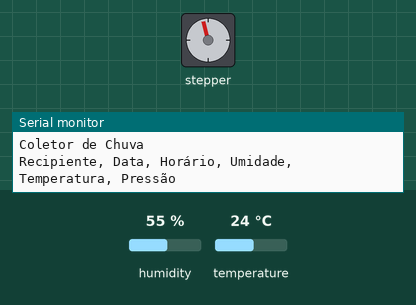
Recording of a program running on a simulated Arduino Uno, built with avr-gcc and run on an emulated ATmega328P. On the bench: stepper motor, the last lines printed to the serial monitor. Wiring (inferred from the names in the program): stepper motor driver (200 steps per turn assumed): step pin 3; direction pin 4. Inputs (shaded band) come from the test bench; at power-on: humidity 55 %, temperature 24 °C. The local clock reads 2024-03-15 10:24:30 at power-on unless the program sets it; storage starts empty.

Above: at 0.05 s.
At 2.15 s:
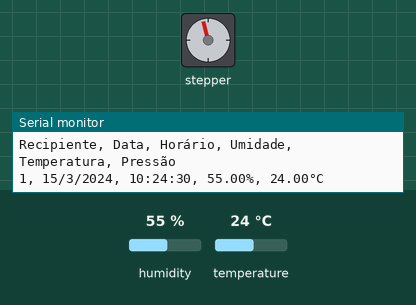
Timing chart, 0 to 5.0 s (numbered marks = the images above):
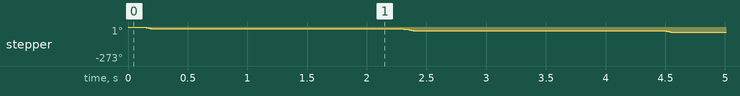

The program:

main.cpp
```cpp
#include <Arduino.h>

//sensor temperatura
#include <Adafruit_Sensor.h> //INCLUSÃO DE BIBLIOTECA
#include <Adafruit_BMP280.h> //INCLUSÃO DE BIBLIOTECA

Adafruit_BMP280 bmp; //OBJETO DO TIPO Adafruit_BMP280 (I2C)

//SHT20
#include "DFRobot_SHT20.h"


DFRobot_SHT20 sht20;


//DHT
#include "DHT.h"

#define DHTPIN A1 // pino que estamos conectado
#define DHTTYPE DHT11 // DHT 11

DHT dht(DHTPIN, DHTTYPE);


//RTC
#include <Wire.h> //INCLUSÃO DA BIBLIOTECA
#include "RTClib.h" //INCLUSÃO DA BIBLIOTECA
RTC_DS3231 rtc; //OBJETO DO TIPO RTC_DS3231


//cartão SD
#include <SD.h>
#include <SPI.h>

const int chipSelect = 7;
File dataFile;

//motor de passo
const int stepPin = 3;
const int dirPin = 4;


void setup () {

  Serial.begin(9600);
  Serial.println("Coletor de Chuva");
  Serial.println("Recipiente, Data, Horário, Umidade, Temperatura, Pressão");

  dht.begin();
  bmp.begin(0x76);
  rtc.begin();
  SD.begin(chipSelect);
  sht20.initSHT20();


  //motor
  pinMode (stepPin, OUTPUT);
  pinMode (dirPin, OUTPUT);

  digitalWrite(dirPin, LOW);

  //j numero de movimentos
  for(int j = 0; j < 25; j++){


    Serial.print(j + 1); //mostra o recipiente atual
    Serial.print(", ");

    dataFile = SD.open("chuva4.txt", FILE_WRITE);
    dataFile.print("*-*-*-*-*-*-*-*-*-*-*-*-*-*-*-*-*-*-");
    dataFile.print(j+1);
    dataFile.print(", ");


    //RTC
    DateTime now = rtc.now();
    Serial.print(now.day(), DEC);
    Serial.print('/');
    Serial.print(now.month(), DEC);
    Serial.print('/');
    Serial.print(now.year(), DEC);

    Serial.print(", ");


    dataFile.print(now.day(), DEC);
    dataFile.print('/');
    dataFile.print(now.month(), DEC);
    dataFile.print('/');
    dataFile.print(now.year(), DEC);
    dataFile.print(", ");


    Serial.print(now.hour(), DEC);
    Serial.print(':');
    Serial.print(now.minute(), DEC);
    Serial.print(':');
    Serial.print(now.second(), DEC);
    Serial.print(", ");


    dataFile.print(now.hour(), DEC);
    dataFile.print(':');
    dataFile.print(now.minute(), DEC);
    dataFile.print(':');
    dataFile.print(now.second(), DEC);
    dataFile.print(", ");


    //sensores
    /*
    Serial.print(dht.readHumidity());
    Serial.print("%, ");
    Serial.print(bmp.readTemperature());
    Serial.print(" °C, ");

    Serial.print(bmp.readPressure());
    Serial.println(" Pa");


    dataFile.print(dht.readHumidity());
    dataFile.print("%, ");
    dataFile.print(bmp.readTemperature());
    dataFile.print(" °C, ");
    dataFile.print(bmp.readPressure());
    dataFile.println(" Pa");
    dataFile.close();
    */

    dataFile.print(sht20.readHumidity());
    dataFile.print("%, ");
    dataFile.print(sht20.readTemperature());
    dataFile.println("°C");
    Serial.print(sht20.readHumidity());
    Serial.print("%, ");
    Serial.print(sht20.readTemperature());
    Serial.println("°C");
    dataFile.close();

    //x tamanho do passo   (8 IDEAL)
    for(int x = 0; x < 8; x++) {
      digitalWrite(stepPin,HIGH);
      delayMicroseconds(5000);
      digitalWrite(stepPin,LOW);
      delayMicroseconds(5000);

    }


    delay(2000); // pausa entre os passos
  }

}

void loop() {

}
```

Measured:
- by itself, stepper: turns 14° counter-clockwise in 0.08 s, repeating every 2.2 s
